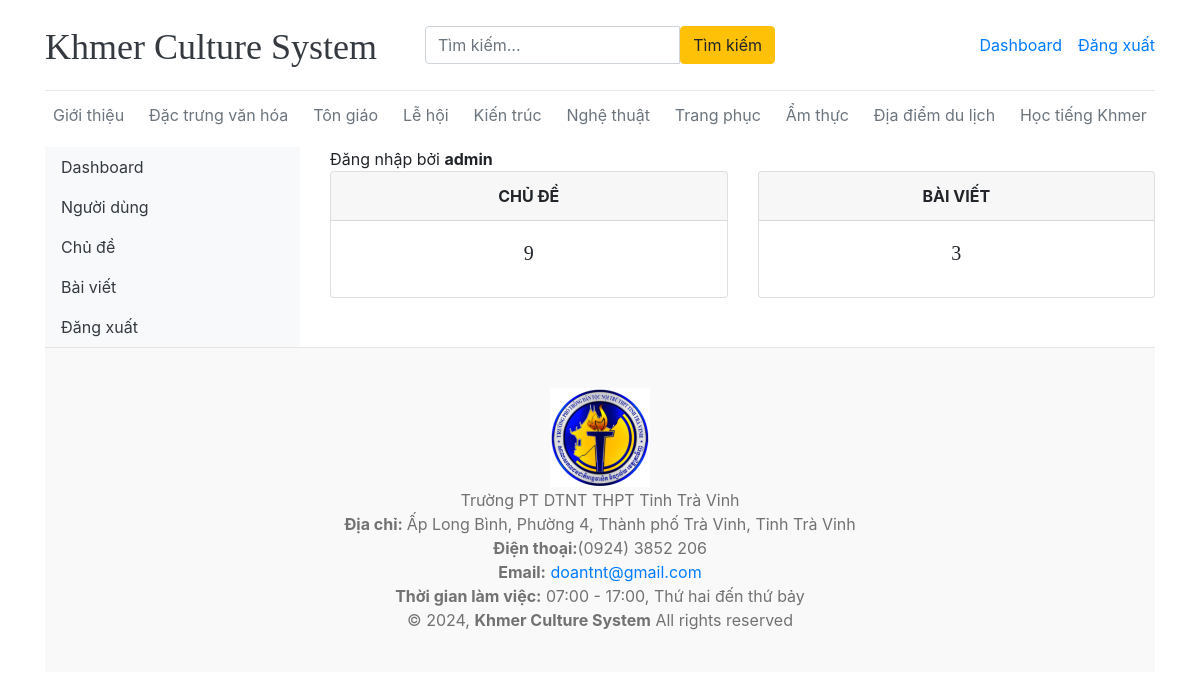
Screenshot of /dashboard/dashboard/ (signed in) with the database file from the repository.
### core/models.py (models this page shows, shortened)
class Category(models.Model):
    category_name = models.CharField(max_length=50, unique=True)
    create_at = models.DateTimeField(auto_now_add=True)
    update_at = models.DateTimeField(auto_now_add=True)
    class Meta:
        verbose_name_plural = 'categories'

### dashboards/views.py (the view)
# urls.py: path('dashboard/', include("dashboards.urls")),
@login_required(login_url='core:login')
def dashboard(request):
    category_count = Category.objects.all().count()
    blogs_count = Blog.objects.all().count()
    context = {
        'category_count': category_count,
        'blogs_count': blogs_count,
    }
    return render(request, 'dashboards/dashboard.html', context)

### core/context_processors.py (called while the page is built)
def get_categories(request):
    categories = Category.objects.all()
    return dict(categories=categories)

def get_social_links(request):
    social_links = SocialLink.objects.all()
    return dict(social_links=social_links)

### templates/dashboards/dashboard.html
{% extends 'base.html' %}
{% block content %}
<div class="row">
        {% include 'dashboards/sidebar.html' %}
        <div class="col-md-9">
            <span>Đăng nhập bởi <b>{{user}}</b></span>
            <div class="row">
                <div class="col">
                    <div class="card border-default mb-3">
                        <div class="card-header text-center text-uppercase font-weight-bold">Chủ đề</div>
                        <div class="card-body text_dark">
                            <h5 class="card-title text-center">{{category_count}}</h5>
                        </div>
                    </div>
                </div>
                <div class="col">
                    <div class="card border-default mb-3">
                        <div class="card-header text-center text-uppercase font-weight-bold">Bài viết</div>
                        <div class="card-body text_dark">
                            <h5 class="card-title text-center">{{blogs_count}}</h5>
                        </div>
                    </div>
                </div>
            </div>
        </div>
</div>
{% endblock %}

### templates/base.html (shortened to what this page needs)
{% load static %}
<!DOCTYPE html>
<html lang="en">
<head>
    <link href="https://getbootstrap.com/docs/4.0/dist/css/bootstrap.min.css" rel="stylesheet">
    <link rel="stylesheet" href="https://cdnjs.cloudflare.com/ajax/libs/font-awesome/4.7.0/css/font-awesome.min.css">
    <link href="{% static 'css/blog.css' %}" rel="stylesheet">
  </head>
<body>
    <div class="container">
      <header class="blog-header py-3">
        <div class="row flex-nowrap justify-content-between align-items-center">
          <div class="col-4 pt-1">
            <a class="blog-header-logo text-dark" href="/">Khmer Culture System</a>
          </div>
          <div class="col-4">
            <form action="{% url 'search' %}" method="GET">
              <div class="input-group">
                  <input class="form-control" type="text" name="keyword" value="{{keyword}}" placeholder="Tìm kiếm..." aria-label="Enter search term..." aria-describedby="button-search" />
                  <button type="sumbit" class="btn btn-warning" id="button-search" type="button">Tìm kiếm</button>
            </div>
            </form>
          </div>
          <div class="col-4 d-flex justify-content-end align-items-center">
            {% if not user.is_authenticated %}
            <a class="btn btn-sm btn-warning" href="{% url 'core:login' %}">Đăng nhận</a> &nbsp;
            <a class="btn btn-sm btn-outline-secondary" href="{% url 'core:register' %}">Đăng ký</a>
            {% else %}
            <span><a href="{% url 'dashboards:dashboard' %}">Dashboard</a></span>
            <span><a href="{% url 'core:logout' %}">Đăng xuất</a><span>
            {% endif %}
          </div>
        </div>
      </header>
      <div class="nav-scroller py-1 mb-2">
        <nav class="nav d-flex justify-content-between">
          {% for cat in categories %}
            <a class="p-2 text-muted" href="{% url 'core:posts_by_category' cat.id %}">{{ cat.category_name }}</a>
          {% endfor %}
            <a class="p-2 text-muted" href="{% url 'learnkhmer:index' %}">Học tiếng Khmer</a>
        </nav>
      </div>
{% block content %}
{% endblock %}
<footer>
<div class="blog-footer">
  <div class="logo mb-30">
    <a href="index.html" class="mb-15"><img src="{% static '/images/DTNTTV.png' %}" alt="logo" /></a>
    <p class="font-lg text-heading">Trường PT DTNT THPT Tỉnh Trà Vinh</p>
  </div>
  <div class="">
            <a><img src=""><a><strong>Địa chỉ: </strong> <span>Ấp Long Bình, Phường 4, Thành phố Trà Vinh, Tỉnh Trà Vinh</span></li> <br>
            <a><img src=""><strong>Điện thoại:</strong><span>(0924) 3852 206</span></li><br>
            <a><img src=""><strong>Email:</strong><span><a href="/cdn-cgi/l/email-protection" class="__cf_email__" data-cfemail="6a190b060f2a240f191e44090507"> doantnt@gmail.com</a></span></li> <br>
            <a><img src=""><strong>Thời gian làm việc:</strong><span> 07:00 - 17:00, Thứ hai đến thứ bảy</span></li> <br>
  </div>
  <div>
    <p class="">&copy; 2024, <strong class="text-brand">Khmer Culture System</strong> All rights reserved</p>
  </div>
</footer>
</body>
</html>

### static/css/blog.css (style rules this page uses)
.blog-header { border-bottom: 1px solid #e5e5e5; }
.blog-header-logo { font-family: "Playfair Display", Georgia, "Times New Roman", serif; font-size: 2.25rem; }
h1, h2, h3, h4, h5, h6 { font-family: "Playfair Display", Georgia, "Times New Roman", serif; }
.blog-footer { padding: 2.5rem 0; color: #727272; text-align: center; background-color: #f9f9f9; border-top: .05rem solid #e5e5e5; list-style-type: none; }
.blog-footer p:last-child { margin-bottom: 0; }

### rows the page displays
Category: category_name "Giới thiệu"
Category: category_name "Đặc trưng văn hóa"
Category: category_name "Tôn giáo"
Category: category_name "Lễ hội"
Category: category_name "Kiến trúc"
Category: category_name "Nghệ thuật"
Category: category_name "Trang phục"
Category: category_name "Ẩm thực"
Category: category_name "Địa điểm du lịch"

### other values shown
{{ user }} "admin"
{{ category_count }} "9"
{{ blogs_count }} "3"
